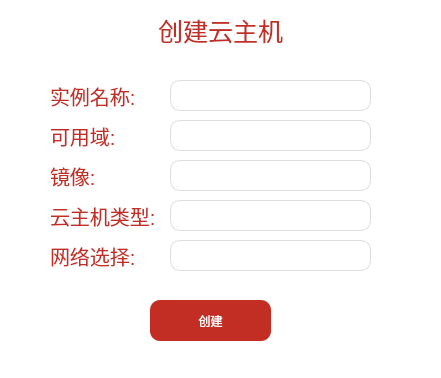
<?xml version="1.0" encoding="UTF-8"?>
<ui version="4.0">
 <class>AddServer</class>
 <widget class="QDialog" name="AddServer">
  <property name="geometry">
   <rect>
    <x>0</x>
    <y>0</y>
    <width>441</width>
    <height>378</height>
   </rect>
  </property>
  <property name="windowTitle">
   <string>Dialog</string>
  </property>
  <property name="styleSheet">
   <string notr="true">QDialog {background-color: white;}
</string>
  </property>
  <widget class="QLabel" name="label_addservertitle">
   <property name="geometry">
    <rect>
     <x>140</x>
     <y>10</y>
     <width>161</width>
     <height>41</height>
    </rect>
   </property>
   <property name="styleSheet">
    <string notr="true">QLabel {
	color: #C32E24;
	font: 57 9pt &quot;HarmonyOS Sans SC&quot;;
	font-size: 25px;
}</string>
   </property>
   <property name="text">
    <string>&lt;html&gt;&lt;head/&gt;&lt;body&gt;&lt;p align=&quot;center&quot;&gt;创建云主机&lt;/p&gt;&lt;/body&gt;&lt;/html&gt;</string>
   </property>
  </widget>
  <widget class="QLabel" name="label_add_servername">
   <property name="geometry">
    <rect>
     <x>50</x>
     <y>80</y>
     <width>101</width>
     <height>31</height>
    </rect>
   </property>
   <property name="styleSheet">
    <string notr="true">QLabel {
	color: #C32E24;
	font: 57 9pt &quot;HarmonyOS Sans SC&quot;;
	font-size: 20px;
}</string>
   </property>
   <property name="text">
    <string>实例名称:</string>
   </property>
  </widget>
  <widget class="QLineEdit" name="lineEdit_add_servername">
   <property name="geometry">
    <rect>
     <x>170</x>
     <y>80</y>
     <width>201</width>
     <height>31</height>
    </rect>
   </property>
   <property name="styleSheet">
    <string notr="true">QLineEdit {
	font: 57 9pt &quot;HarmonyOS Sans SC&quot;;
	border: 1px solid #ddd;
	box-shadow: none;
	color: #333;
	font-size: 15px;
	border-radius: 10px;
}
                        </string>
   </property>
  </widget>
  <widget class="QLabel" name="label_add_serverzone">
   <property name="geometry">
    <rect>
     <x>50</x>
     <y>120</y>
     <width>101</width>
     <height>31</height>
    </rect>
   </property>
   <property name="styleSheet">
    <string notr="true">QLabel {
	color: #C32E24;
	font: 57 9pt &quot;HarmonyOS Sans SC&quot;;
	font-size: 20px;
}</string>
   </property>
   <property name="text">
    <string>可用域:</string>
   </property>
  </widget>
  <widget class="QComboBox" name="comboBox_add_serverzone">
   <property name="geometry">
    <rect>
     <x>170</x>
     <y>120</y>
     <width>201</width>
     <height>31</height>
    </rect>
   </property>
   <property name="styleSheet">
    <string notr="true">QComboBox {
font: 57 9pt &quot;HarmonyOS Sans SC&quot;;
	border: 1px solid #ddd;
	box-shadow: none;
	color: #333;	
	font-size: 15px;
	border-radius: 10px;
	background-color: white;
}

QComboBox::down-arrow {
    image: url('resources/img/down-arrow.png'); 
	width: 15px;
	height: 15px
}

QComboBox::drop-down{
    border:0;           
    min-width: 40px; 
}

QScrollBar:vertical {
    background: transparent;
    padding-top: 10px;
    padding-bottom: 10px;
    padding-left: 4px;
    padding-right: 4px;
    border-left: 1px solid transparent;;
}

QScrollBar::handle:vertical {
    background: #C32E24;
    border-radius: 6px;
    min-height: 60px;
    border-radius: 4px;
}

QScrollBar::handle:vertical:hover {
    background: #C32E24;
    border-radius: 4px;
}

QScrollBar::add-page {
    background: transparent;
}

QScrollBar::sub-page {
    background: transparent;
}

QScrollBar::add-line:vertical {
    background: url(none) center no-repeat;
}

QScrollBar::sub-line:vertical {
    background: url(none) center no-repeat;
}
                        </string>
   </property>
  </widget>
  <widget class="QPushButton" name="pushButton_add_addserver">
   <property name="geometry">
    <rect>
     <x>150</x>
     <y>300</y>
     <width>121</width>
     <height>41</height>
    </rect>
   </property>
   <property name="styleSheet">
    <string notr="true">QPushButton{
	font: 57 9pt &quot;HarmonyOS Sans SC&quot;;
	background-color: #C32E24;
	color: white;
	border: none;
	border-radius: 10px;

}

QPushButton:hover {
	background-color: white;
	color: #C32E24;
}</string>
   </property>
   <property name="text">
    <string>创建</string>
   </property>
  </widget>
  <widget class="QLabel" name="label_add_serverimg">
   <property name="geometry">
    <rect>
     <x>50</x>
     <y>160</y>
     <width>101</width>
     <height>31</height>
    </rect>
   </property>
   <property name="styleSheet">
    <string notr="true">QLabel {
	color: #C32E24;
	font: 57 9pt &quot;HarmonyOS Sans SC&quot;;
	font-size: 20px;
}</string>
   </property>
   <property name="text">
    <string>镜像:</string>
   </property>
  </widget>
  <widget class="QComboBox" name="comboBox_add_serverimage">
   <property name="geometry">
    <rect>
     <x>170</x>
     <y>160</y>
     <width>201</width>
     <height>31</height>
    </rect>
   </property>
   <property name="styleSheet">
    <string notr="true">QComboBox {
font: 57 9pt &quot;HarmonyOS Sans SC&quot;;
	border: 1px solid #ddd;
	box-shadow: none;
	color: #333;	
	font-size: 15px;
	border-radius: 10px;
	background-color: white;
}

QComboBox::down-arrow {
    image: url('resources/img/down-arrow.png'); 
	width: 15px;
	height: 15px
}

QComboBox::drop-down{
    border:0;           
    min-width: 40px; 
}

QScrollBar:vertical {
    background: transparent;
    padding-top: 10px;
    padding-bottom: 10px;
    padding-left: 4px;
    padding-right: 4px;
    border-left: 1px solid transparent;;
}

QScrollBar::handle:vertical {
    background: #C32E24;
    border-radius: 6px;
    min-height: 60px;
    border-radius: 4px;
}

QScrollBar::handle:vertical:hover {
    background: #C32E24;
    border-radius: 4px;
}

QScrollBar::add-page {
    background: transparent;
}

QScrollBar::sub-page {
    background: transparent;
}

QScrollBar::add-line:vertical {
    background: url(none) center no-repeat;
}

QScrollBar::sub-line:vertical {
    background: url(none) center no-repeat;
}
                        </string>
   </property>
  </widget>
  <widget class="QLabel" name="label_add_serverflavor">
   <property name="geometry">
    <rect>
     <x>50</x>
     <y>200</y>
     <width>111</width>
     <height>31</height>
    </rect>
   </property>
   <property name="styleSheet">
    <string notr="true">QLabel {
	color: #C32E24;
	font: 57 9pt &quot;HarmonyOS Sans SC&quot;;
	font-size: 20px;
}</string>
   </property>
   <property name="text">
    <string>云主机类型:</string>
   </property>
  </widget>
  <widget class="QComboBox" name="comboBox_add_serverflavor">
   <property name="geometry">
    <rect>
     <x>170</x>
     <y>200</y>
     <width>201</width>
     <height>31</height>
    </rect>
   </property>
   <property name="styleSheet">
    <string notr="true">QComboBox {
font: 57 9pt &quot;HarmonyOS Sans SC&quot;;
	border: 1px solid #ddd;
	box-shadow: none;
	color: #333;	
	font-size: 15px;
	border-radius: 10px;
	background-color: white;
}

QComboBox::down-arrow {
    image: url('resources/img/down-arrow.png'); 
	width: 15px;
	height: 15px
}

QComboBox::drop-down{
    border:0;           
    min-width: 40px; 
}

QScrollBar:vertical {
    background: transparent;
    padding-top: 10px;
    padding-bottom: 10px;
    padding-left: 4px;
    padding-right: 4px;
    border-left: 1px solid transparent;;
}

QScrollBar::handle:vertical {
    background: #C32E24;
    border-radius: 6px;
    min-height: 60px;
    border-radius: 4px;
}

QScrollBar::handle:vertical:hover {
    background: #C32E24;
    border-radius: 4px;
}

QScrollBar::add-page {
    background: transparent;
}

QScrollBar::sub-page {
    background: transparent;
}

QScrollBar::add-line:vertical {
    background: url(none) center no-repeat;
}

QScrollBar::sub-line:vertical {
    background: url(none) center no-repeat;
}
                        </string>
   </property>
  </widget>
  <widget class="QLabel" name="label_add_servernetwork">
   <property name="geometry">
    <rect>
     <x>50</x>
     <y>240</y>
     <width>111</width>
     <height>31</height>
    </rect>
   </property>
   <property name="styleSheet">
    <string notr="true">QLabel {
	color: #C32E24;
	font: 57 9pt &quot;HarmonyOS Sans SC&quot;;
	font-size: 20px;
}</string>
   </property>
   <property name="text">
    <string>网络选择:</string>
   </property>
  </widget>
  <widget class="QComboBox" name="comboBox_add_servernetwork">
   <property name="geometry">
    <rect>
     <x>170</x>
     <y>240</y>
     <width>201</width>
     <height>31</height>
    </rect>
   </property>
   <property name="styleSheet">
    <string notr="true">QComboBox {
font: 57 9pt &quot;HarmonyOS Sans SC&quot;;
	border: 1px solid #ddd;
	box-shadow: none;
	color: #333;	
	font-size: 15px;
	border-radius: 10px;
	background-color: white;
}

QComboBox::down-arrow {
    image: url('resources/img/down-arrow.png'); 
	width: 15px;
	height: 15px
}

QComboBox::drop-down{
    border:0;           
    min-width: 40px; 
}

QScrollBar:vertical {
    background: transparent;
    padding-top: 10px;
    padding-bottom: 10px;
    padding-left: 4px;
    padding-right: 4px;
    border-left: 1px solid transparent;;
}

QScrollBar::handle:vertical {
    background: #C32E24;
    border-radius: 6px;
    min-height: 60px;
    border-radius: 4px;
}

QScrollBar::handle:vertical:hover {
    background: #C32E24;
    border-radius: 4px;
}

QScrollBar::add-page {
    background: transparent;
}

QScrollBar::sub-page {
    background: transparent;
}

QScrollBar::add-line:vertical {
    background: url(none) center no-repeat;
}

QScrollBar::sub-line:vertical {
    background: url(none) center no-repeat;
}
                        </string>
   </property>
  </widget>
 </widget>
 <resources/>
 <connections/>
</ui>
